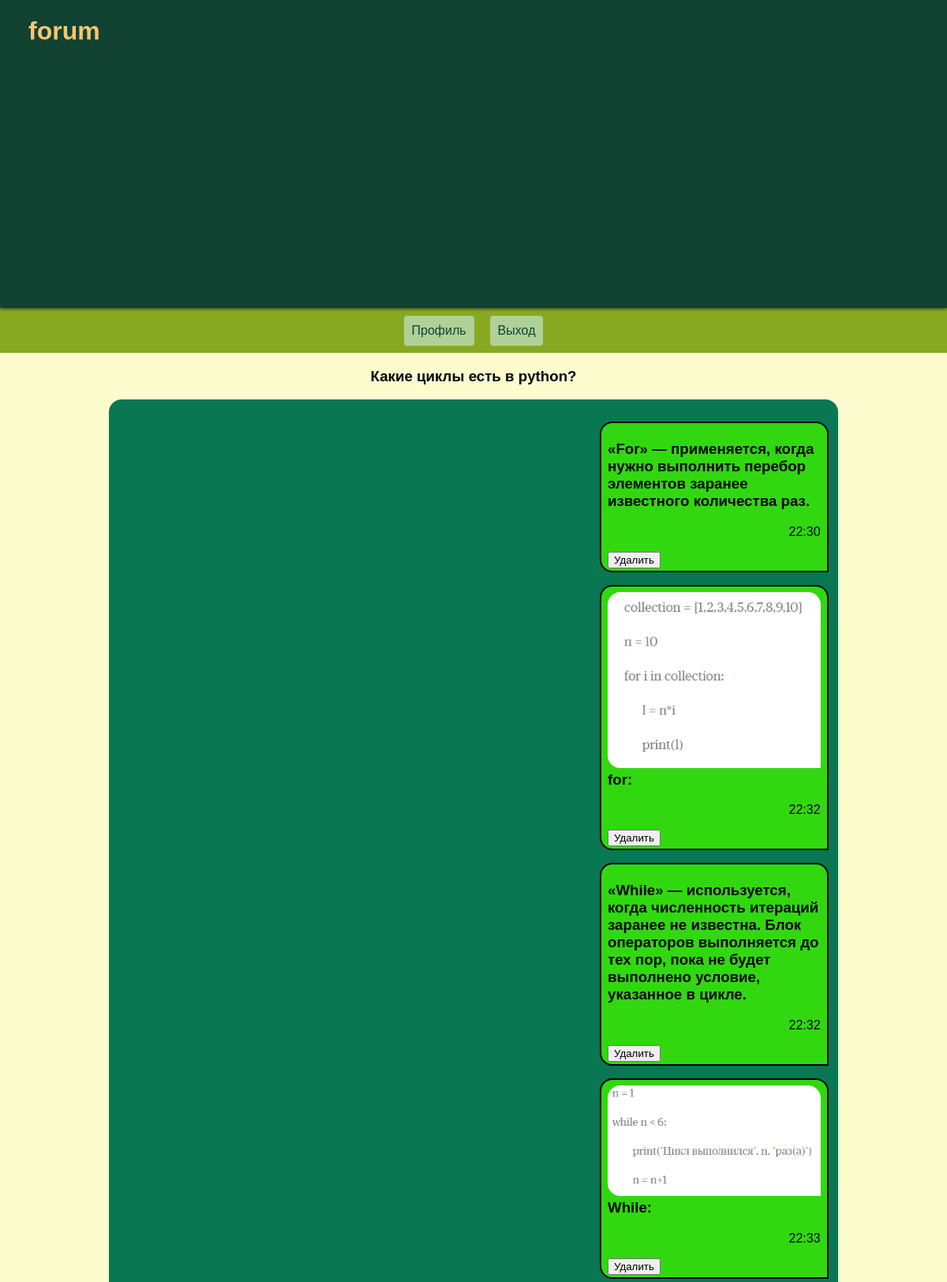
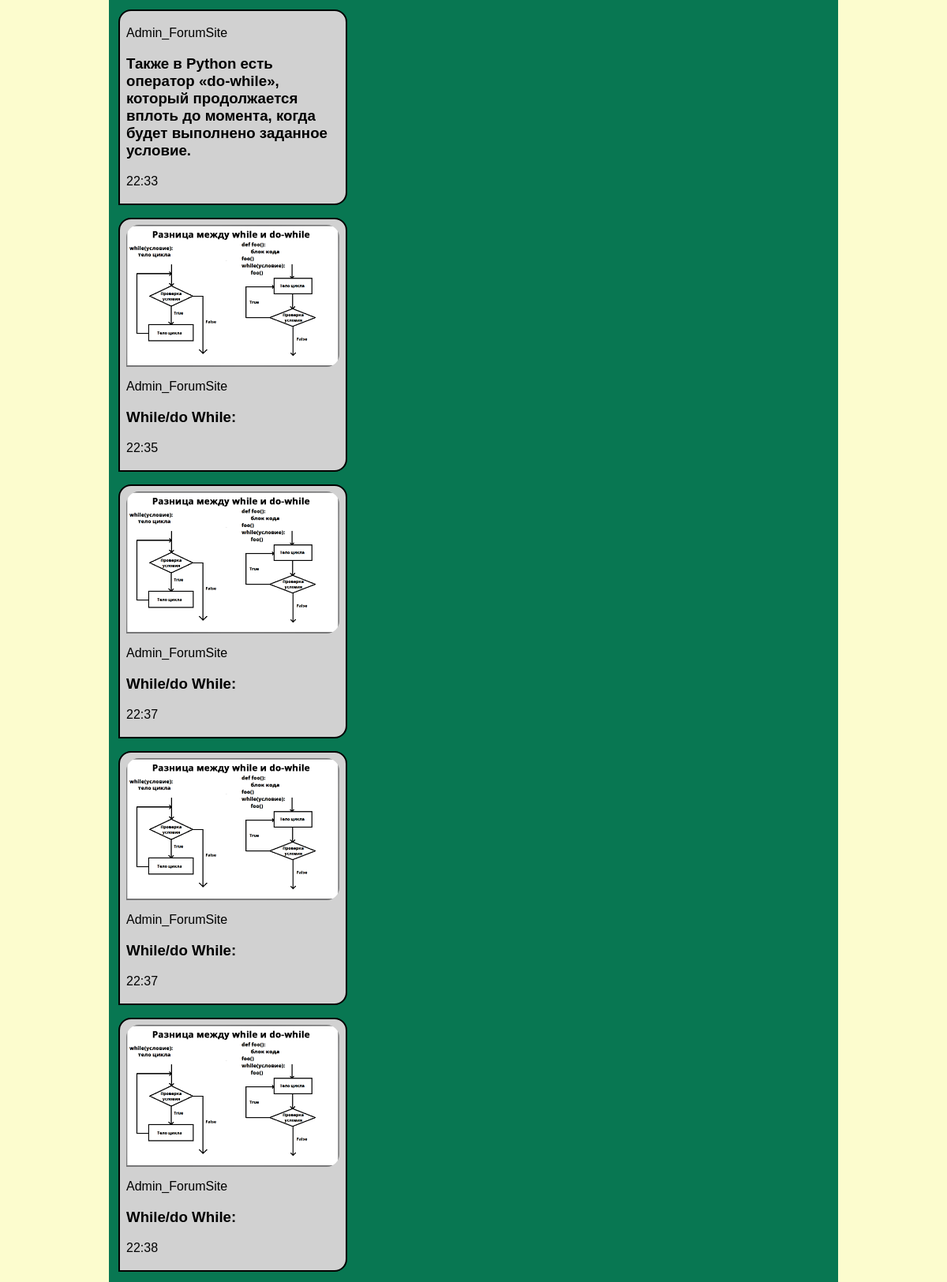
Page /question_detail/1 (signed in, upper part) on the committed database (2 pictures, top to bottom).
### forum/models.py (models this page shows, shortened)
class Question(models.Model):
    text_question = models.CharField(max_length=70)
    topic = models.ManyToManyField(Topic)

class Message(models.Model):
    author = models.ForeignKey(User, on_delete=models.CASCADE, blank=True)
    text = models.CharField(max_length=500)
    time = models.DateTimeField(auto_now_add=True)
    image = models.ImageField(upload_to='messages/', blank=True)
    question = models.ForeignKey(Question, on_delete=models.CASCADE, blank=True)

### forum/views.py (the view)
# urls.py: path('question_detail/<int:pk>', views.question_detail, name='question_detail'),
@never_cache
@login_required(login_url='login')
def question_detail(request, pk):
    user = request.user
    question = get_object_or_404(Question, pk=pk)
    messages = Message.objects.filter(question=question)
    if request.method == 'POST':
        message_form = MessageForm(data=request.POST, files=request.FILES)
        if message_form.is_valid():
            message = message_form.save(commit=False)
            message.author = request.user  # Автоматически устанавливаем автора
            message.question = question         # и тему
            message.save()
            redirect('question_detail', pk=pk)
        else:
            print(message_form.errors)
    else:
        message_form = MessageForm()
    return render(request, 'card/question_detail.html', {'question':question, 'form': message_form, 'messages': messages})

### forum/templates/card/question_detail.html (shortened to what this page needs)
{% extends "card/base.html" %}
{% block content %}
    <div id='topic_head'>
        <h3 id='title_topic'>{{question.text_question}}</h3>
    </div>
    <div id="window">
        {% for message in messages %}
            {% if message.author == user %}
                {% if message.image %}
                    <p>
                        <div class='text_message_user' id="message-{{message.pk}}">
                            <img style="" class='image_message_user' src={{message.image.url}} alt='foto_author'\>
                            <h3>{{message.text}}</h3>
                            <p>{{message.time|date:"H:i"}}</p>
                            <button onclick="sendDelete({{message.pk}})">Удалить</button>
                        </div>
                    </p>
                {% else %}
                    <p>
                        <div class='text_message_user' id="message-{{message.pk}}">
                            <h3>{{message.text}}</h3>
                            <p>{{message.time|date:"H:i"}}</p>
                            <button onclick="sendDelete({{message.pk}})">Удалить</button>
                        </div>
                    </p>
                {% endif %}
            {% else %}
                {% if message.image %}
                    <p>
                        <div class='text_message_interlocutor'>
                            <img class='image_message_interlocutor' src={{message.image.url}} alt='foto_users'\>
                            <p>{{message.author}}</p>
                            <h3>{{message.text}}</h3><p>{{message.time|date:"H:i"}}</p>
                        </div>
                    </p>
                {% else %}
                    <p>
                        <div class='text_message_interlocutor'>
                            <p>{{message.author}}</p>
                            <h3>{{message.text}}</h3><p>{{message.time|date:"H:i"}}</p>
                        </div>
                    </p>
                {% endif %}
            {% endif %}
        {% endfor %}
    </div>
{% endblock %}

### forum/static/css/base.css (style rules this page uses)
body { min-height: 100vh; width: 100%; background-color: #fcfcce; margin: 0 auto; display: flex; flex-direction: column; font-family: 'Jost', sans-serif; }
#topic_head { width: 40%; text-align: center; left: 0; right: 0; margin: 0 auto; }
#window { height: 85%; width: 75%; left: 0; right: 0; margin: 0 auto; padding: 1%; border-radius: 16px 16px 0px 0px; background-color:#087752; overflow-y: scroll; }
.text_message_user { width: 30%; padding: 3px 8px; border: 2px solid #000000; margin-left: auto; margin-right: 0; background-color: #31d810; border-radius: 16px 16px 0px 16px; }
.text_message_user p { width: 15%; margin-left: auto; margin-right: 0; }
.image_message_user { width: 100%; float: right; position: relative; margin-top: 1.5%; margin-bottom: 1.5%; border-radius: 16px 16px 0px 16px; }
.text_message_interlocutor { width: 30%; padding: 3px 8px; border: 2px solid #000000; margin-right: auto; margin-left: 0; border-radius: 16px 16px 16px 0px; background-color: rgb(209, 209, 209); }
.image_message_interlocutor { width: 100%; margin-top: 1.5%; border-radius: 16px 16px 16px 0px; }

### rows in the picture
Question: text_question "Какие циклы есть в python?"
Message: text "«For» — применяется, когда нужно выполнить перебор элементов заранее известного количества раз.", time "22:30"
Message: image (picture), text "for:", time "22:32"
Message: text "«While» — используется, когда численность итераций заранее не известна. Блок операторов выполняется до тех пор, пока не будет выполнено условие, указанное в цикле.", time "22:32"
Message: image (picture), text "While:", time "22:33"
Message: author "Admin_ForumSite", text "Также в Python есть оператор «do-while», который продолжается вплоть до момента, когда будет выполнено заданное условие.", time "22:33"
Message: image (picture), author "Admin_ForumSite", text "While/do While:", time "22:35"
Message: image (picture), author "Admin_ForumSite", text "While/do While:", time "22:37"
Message: image (picture), author "Admin_ForumSite", text "While/do While:", time "22:37"
Message: image (picture), author "Admin_ForumSite", text "While/do While:", time "22:38"
